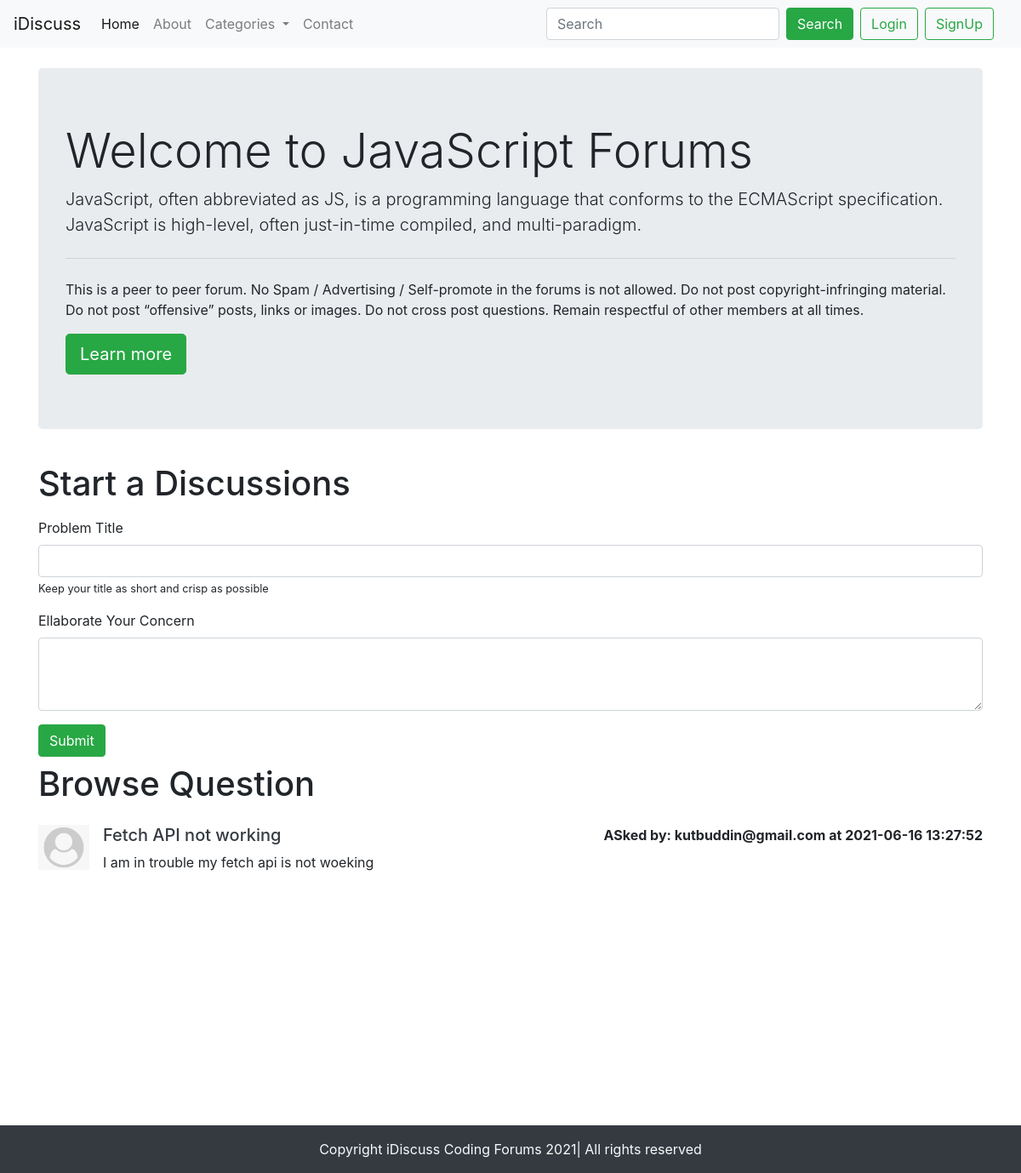
The app's page /threadlist.php?catid=2 with its own data.
### tables this page shows
CREATE TABLE `categories` (
  `category_id` int(8) NOT NULL,
  `category_name` varchar(255) NOT NULL,
  `category_description` varchar(255) NOT NULL,
  `created` datetime NOT NULL DEFAULT current_timestamp()
);

CREATE TABLE `threads` (
  `thread_id` int(7) NOT NULL,
  `thread_title` varchar(255) NOT NULL,
  `thread_description` text NOT NULL,
  `thread_cat_id` int(7) NOT NULL,
  `thread_user_id` int(7) NOT NULL,
  `timestamp` datetime NOT NULL DEFAULT current_timestamp()
);

CREATE TABLE `users` (
  `sno` int(8) NOT NULL,
  `user_email` varchar(30) NOT NULL,
  `user_pass` varchar(255) NOT NULL,
  `timestamp` datetime NOT NULL DEFAULT current_timestamp()
);

### threadlist.php (the view, shortened to what this page needs)
<!doctype html>
<html lang="en">
<head>
    <link rel="stylesheet" href="https://stackpath.bootstrapcdn.com/bootstrap/4.5.0/css/bootstrap.min.css"
>
</head>
<body>
    <?php include 'partials/_header.php';?>
    <?php include 'partials/_dbconnect.php';?>
    <?php
        $id = $_GET['catid'];
        $sql = "SELECT * FROM `categories` WHERE category_id=$id";
        $result = mysqli_query($conn, $sql);
        while($row = mysqli_fetch_assoc($result)){
            $catname = $row['category_name'];
            $desc = $row['category_description'];
        }
    ?>
    <div class="container my-4">
        <div class="jumbotron">
            <h1 class="display-4">Welcome to <?php echo $catname; ?> Forums</h1>
            <p class="lead"><?php echo $desc; ?> </p>
            <hr class="my-4">
            <p>This is a peer to peer forum. No Spam / Advertising / Self-promote in the forums is not allowed. Do
                not post copyright-infringing material. Do not post “offensive” posts, links or images. Do not cross
                post questions. Remain respectful of other members at all times.</p>
            <a class="btn btn-success btn-lg" href="#" role="button">Learn more</a>
        </div>
    </div>
    <div class="container">
        <h1 class="py-2">Start a Discussions</h1>
        <form action="<?php echo $_SERVER['REQUEST_URI']; ?>" method="post">
            <div class="mb-3">
                <label for="exampleInputEmail1" class="form-label">Problem Title</label>
                <input type="text" class="form-control" id="title" name="title" aria-describedby="title">
                <small id="emailHelp" class="form-text">Keep your title as short and crisp as possible</small>
            </div>
            <div class="form-group">
                <label for="exampleFormControlTextArea1">Ellaborate Your Concern</label>
                <textarea class="form-control" id="desc" name="desc" rows="3"></textarea>
            </div>
            <button type="submit" class="btn btn-success">Submit</button>
        </form>
    </div>
    <div class="container" id="ques">
        <h1 class="py-2">Browse Question</h1>
        <?php
            $id = $_GET['catid'];
            $sql = "SELECT * FROM `threads` WHERE thread_cat_id=$id";
            $result = mysqli_query($conn, $sql);
            while($row = mysqli_fetch_assoc($result)){
                $id = $row['thread_id'];
                $title = $row['thread_title'];
                $desc = $row['thread_description'];
                $thread_time = $row['timestamp'];
                $thread_user_id = $row['thread_user_id'];
                $sql2 = "SELECT user_email FROM `users` WHERE sno='$thread_user_id'";
                $result2 = mysqli_query($conn, $sql2);
                $row2 = mysqli_fetch_assoc($result2);
                echo '<div class="media my-3">
                    <img class="mr-3" src="img/user-default.png" width="60px" alt="">
                    <div class="media-body">' .
                        '<h5 class="mt-0"> <a class="text-dark" href="thread.php?threadid='. $id .'"> '. $title .'</a></h5>
                        '. $desc .' </div>' . '<p class="font-weight-bold my-0"> ASked by: ' . $row2['user_email']. ' at '. $thread_time.'</p>'.
                '</div>';
            }
        ?>
    </div>
    <?php include 'partials/_footer.php';?>
</body>
</html>

### threadlist.php (style rules this page uses)
#ques { min-height: 433px; }

### records on screen
categories: category_name "JavaScript", category_description "JavaScript, often abbreviated as JS, is a programming language that conforms to the ECMAScript specification. JavaScript is high-level, often just-in-time compiled, and multi-paradigm."
threads: thread_title "Fetch API not working", thread_description "I am in trouble my fetch api is not woeking", users.user_email "kutbuddin@gmail.com", timestamp "2021-06-16 13:27:52"
